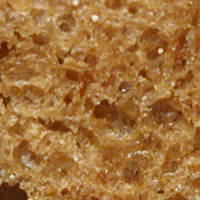
#> input picture projet1ia2/FeatureExtraction/images/test.png, 200 x 200 px
$ python app.py   (older library calls are emulated)
#> lines starting #> are read from the running program, lines starting #| are printed output that depends on the picture; long printed decimals are rounded
### projet1ia2/FeatureExtraction/descriptor.py
# Scikit-image
from skimage.feature import graycomatrix, graycoprops
# Import Bitdesc
from BiT import bio_taxo
import cv2
import numpy as np

def glcm(image_path):
#> called with image_path = 'images/test.png'
    data = cv2.imread(image_path, 0)
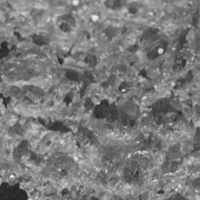
#> data: shape (200, 200); min 32, max 241, mean 121.7
    co_matrix = graycomatrix(data, [1], [0], None, symmetric=True, normed=False)
    diss = graycoprops(co_matrix, 'dissimilarity')[0,0]
#> diss = 9.23
    cont = graycoprops(co_matrix, 'contrast')[0,0]
#> cont = 160.6
    corr = graycoprops(co_matrix, 'correlation')[0,0]
#> corr = 0.898
    ener = graycoprops(co_matrix, 'energy')[0,0]
#> ener = 0.0168
    asm = graycoprops(co_matrix, 'ASM')[0,0]
#> asm = 0.000283
    homo = graycoprops(co_matrix, 'homogeneity')[0,0]
#> homo = 0.119
    return [diss, cont, corr, ener, asm, homo]

def bitdesc(image_path):
    data = cv2.imread(image_path, 0)
    return bio_taxo(data)


### projet1ia2/FeatureExtraction/app.py
from descriptor import glcm, bitdesc

path = 'images/test.png'
patha = 'images/testa.png'
pathb = 'images/testb.png'

def main():
    feat_glcm = glcm(path)
#> feat_glcm = [9.23, 160.6, 0.898, 0.0168, 0.000283, 0.119]
    print(f'GLCM\n-----\n{feat_glcm}')
#| GLCM
#| -----
#| [9.228, 160.562, 0.8985, 0.01681, 0.0002825, 0.1192]
    feat_bit = bitdesc(path)
    print(f'Bitdesc\n--------\n{feat_bit}')


if __name__ == '__main__':
    main()
#> (the call stopped at in bitdesc, `return bio_taxo(data)`: BiT is not available in this run)
